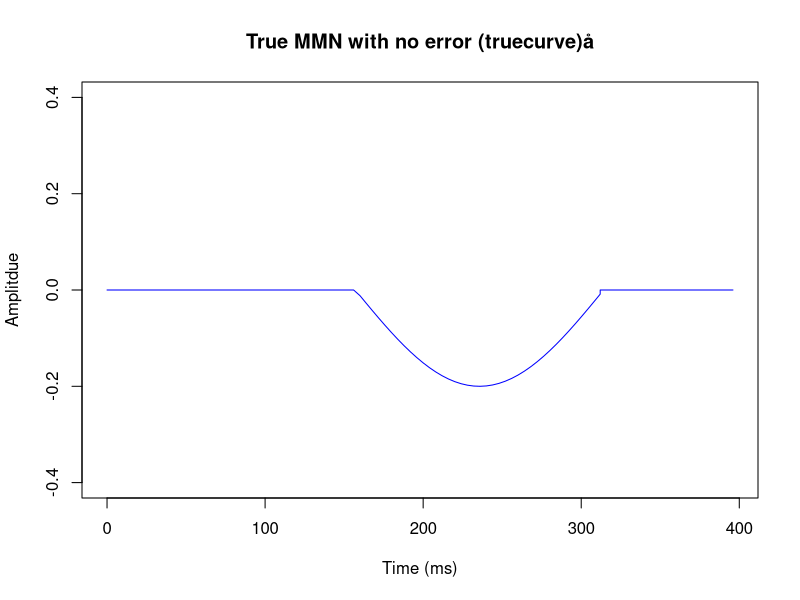
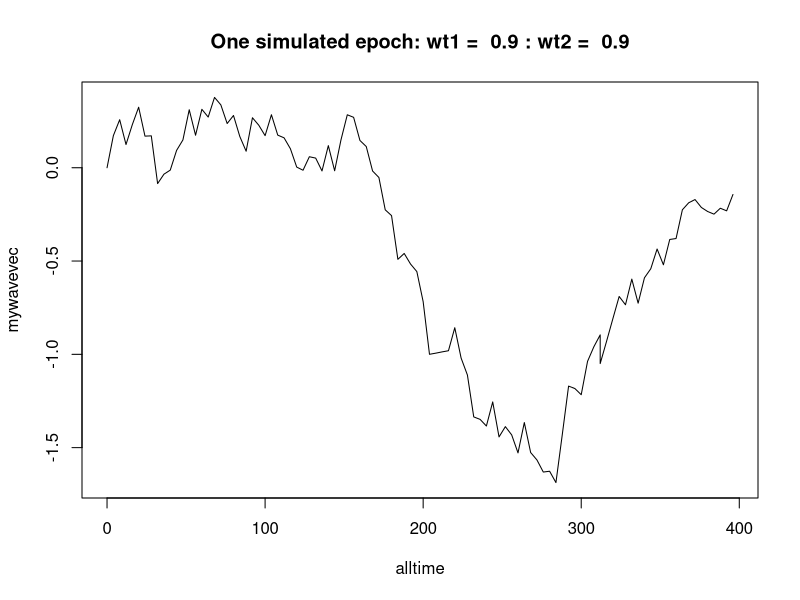
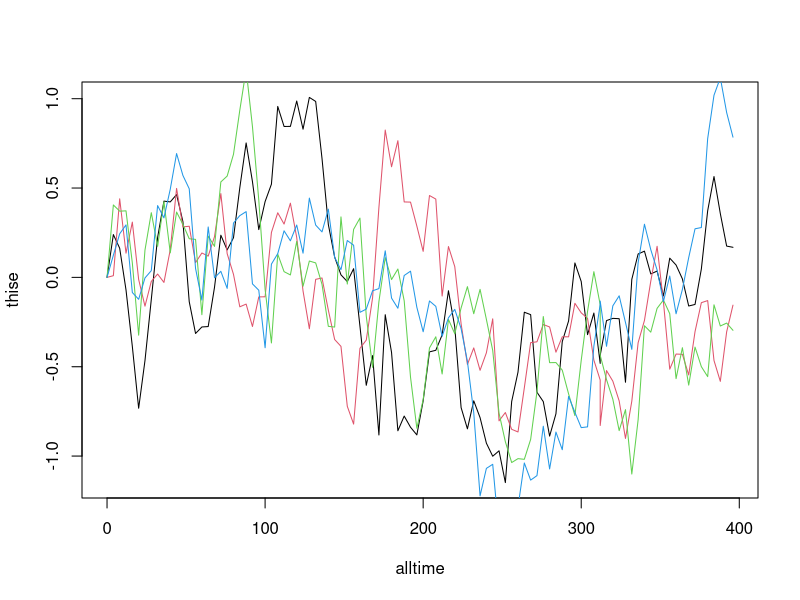
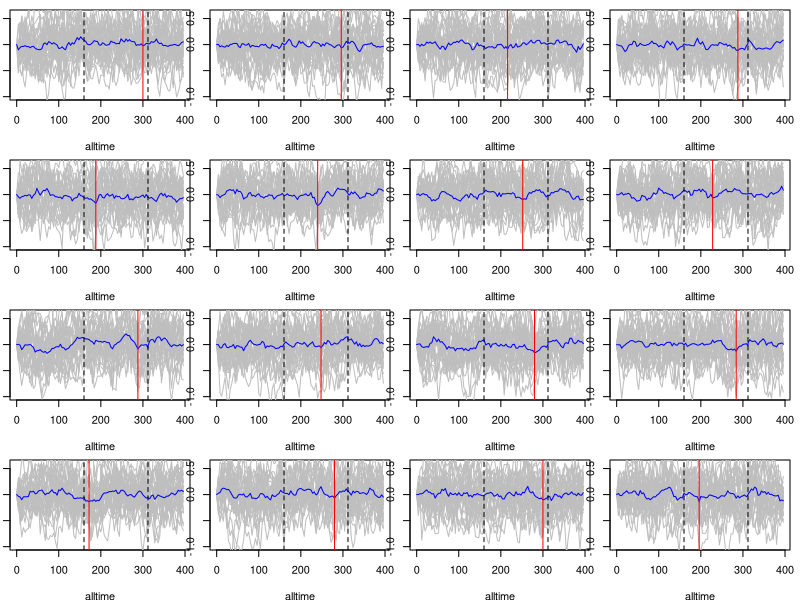
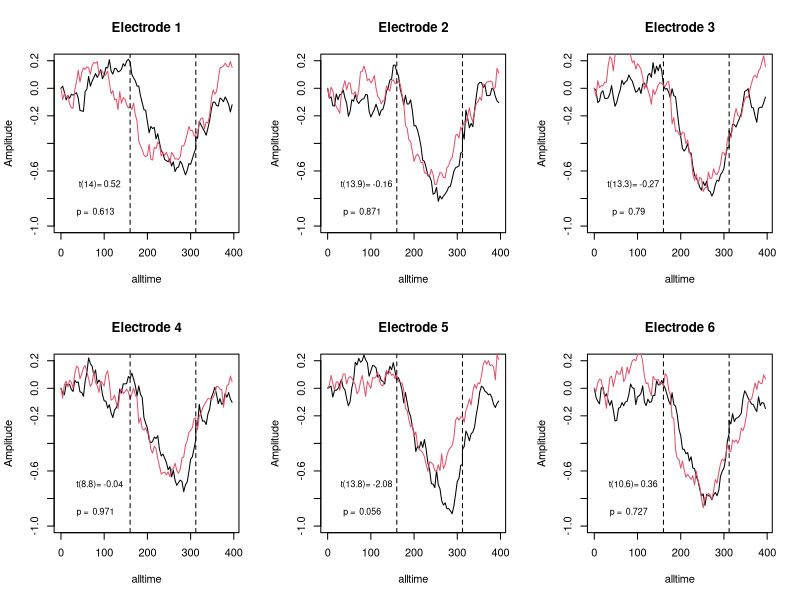

These figures' R source, in order:
## ---- chunk 1
knitr::opts_chunk$set(echo = TRUE)
require(MASS) #for generating multivariate random numbers with mvrnorm (demo 3)
require(lme4) #for computing repeated measures ANOVA (demo 3)
## ---- chunk 2
#Simplified waveform: baseline is flat, then downward blip then flat again
pngplot <- 0 #if you toggle this value to 1, graphs will be created as png rather than on screen

myt <- seq(0,400,4) #vector of times for the epoch; 0 to 400 in steps of 4 ms

phase1t <-c(0,160) #time range for phase 1 - flat signal
phase1r<-which(myt<phase1t[2]) #r gives range of indices of time vector for this phase
phase1v <-rep(0,length(phase1r)) #v gives amplitudes for true signal in this phase - all zero

phase2t <-c(161,316) #time range for phase with U function
w3<-max(which(myt<phase2t[1]))
w4<-max(which(myt<phase2t[2]))
phase2r <- w3:w4 #r gives range of indices of time vector for phase 2
phase2v <- sin(myt[phase2r]/50)/5 #amplitudes for phase 2: should be possible to do this in a 
#more elegant way: these values are just hand-crafted so that for these timings we get a nice U-function

phase3t <-c(316,400) #back to flat line after the U-function
w5<-max(which(myt<phase3t[1]))
w6<-max(which(myt<phase3t[2]))
phase3r <-w5:w6
phase3v <-rep(0,length(w5:w6))

#Now create x and y vectors for plotting
alltime <-myt[c(phase1r,phase2r,phase3r)]
truecurve <- c(phase1v,phase2v,phase3v)

if(pngplot==1){
  png("trueMMN.png",width = 4, height = 4, units = 'in', res = 300) 
}
plot(alltime,truecurve,type='n',ylim=c(-.4,.4),main='True MMN with no error (truecurve)å',
     ylab = 'Amplitdue',xlab='Time (ms)') #create frame to plot lines in 
lines(alltime,truecurve,col='blue') #add the lines

if(pngplot==1){
  dev.off() #turn off printing to png
}
## ---- chunk 3
mymakewave <- function(timepts,wt1,wt2,truecurve) {
  mywavevec<-rep(0,timepts) #start at zero
  for (j in 2:timepts){ 
    
    #work out next timepoint on basis of previous timepoint, randomness plus true curve
    mywavevec[j]<-wt1*mywavevec[j-1]+(1-wt1)*rnorm(1)+wt2*truecurve[j]
  }
  return(mywavevec)
}
## ---- chunk 4
wt1 <-.9 #specifies autocorrelation between pts - ie noisiness of waveform
wt2 <-.9 #specifies weighting for true effect - zero will give flat line
timepts <- length(alltime)
mywavevec <- mymakewave(timepts,wt1,wt2,truecurve)
plot(alltime,mywavevec,type='n', main=paste('One simulated epoch: wt1 = ',wt1,': wt2 = ',wt2))
lines(alltime,mywavevec)
## ---- chunk 5

nsub<-16 #can alter this number, but it needs to be an even number


ntrials <- 30  #N trials to simulate: results saved in myresults for each run

#Next we initialise a dataframe to hold the averaged ERP for each subject: each row is one timepoint, and there's a column for each subject
subresults<-data.frame(matrix(NA,nrow=length(alltime),ncol=nsub+1))
subresults[,1]<-alltime #column 1 has the time values

#Another dataframe is initialised to store the MMN values for each subject
#We will compare how results vary depending on how this is computed: whether peak or average
allmmn<-data.frame(matrix(NA,nrow=nsub,ncol=3))

png("subs.png",width = 4, height = 4, units = 'in', res = 300) 
#This plot too big for plot pane, so write to png: 4 x 4 grid of plots 
par(mfrow=c(4,4), mai = c(.5, 0.1, 0.1, 0.1)) #mai sets margns to avoid big white spaces between plots

for (k in 1:nsub){
  plot(alltime,truecurve,type='n',ylim=c(-1,.6)) #just creates empty plot: we will add lines later
  
  myresults <- data.frame(matrix(NA,nrow=timepts,ncol=ntrials))#temporary store: overwritten for each subject
  
  wt1 <- .8 #weight that determines correlation between adjacent timepoints
  wt2 <- 0 #we start by simulating case where there is no true signal
  
  for (i in 1:ntrials){
    myresults[,i] <- mymakewave(timepts,wt1,wt2,truecurve)
    lines(alltime,myresults[,i],col='grey') #plot waveform for this trial: these all superimposed
  }
  
  #Now compute average across all trials
  mmnphase<-phase2r
  mmnavg<-rowMeans(myresults[,1:ntrials])
  subresults[,(k+1)] <-mmnavg #store the average waveform for this subject; time in row, mean amplitude in columns
  lines(alltime,mmnavg,col='blue') #add the average to plot for this subject
  thismmn<- min(mmnavg[mmnphase]) #find minimum value within the time window for MMN
  w<-which(mmnavg==thismmn) #find the corresponding index for this value
  abline(v=alltime[w],col='red') #draw vertical red line to show the peak value
  abline(v=alltime[w3],lty=2) #draw vertical dotted lines to show the window
  abline(v=alltime[w4],lty=2)
  allmmn[k,1]<-alltime[w] #record peak latency in col1 of allmmn
  allmmn[k,2]<-thismmn #record peak value in col2 of allmmn
  allmmn[k,3]<-mean(mmnavg[w3:w4]) #record mean amplitude in MMN window in col3  of allmmn
}
colnames(allmmn)<-c('Latency','Peak','Meanamp')
dev.off() #stop writing plots to png
## ---- chunk 6
t.test(allmmn$Peak) #single sample t.test against mean of zero, peak amplitude
t.test(allmmn$Meanamp) #single sample t.test against mean of zero, mean amplitude

## ---- chunk 7
makemanywaves <- function(timepts,wt1,wt2,wt3,truecurve,nelec) {
  #wt3 is weight for additional random term: if this is low, then all waveforms will be similar
  mywavedf<-data.frame(matrix(0,nrow=timepts,ncol=nelec)) #initialise dataframe
  for (j in 2:timepts){ 
    electerm <-rnorm(1) #a random term for electrode: keep same for all electrodes for this subject
    #so we can generate correlated data
    for (e in 1:nelec){
      
      #work out next timepoint on basis of previous timepoint, randomness plus true curve
      mywavedf[j,e]<-wt1*mywavedf[j-1,e]+(1-wt1)*rnorm(1)+wt2*truecurve[j]+wt3*electerm
    }
  }
  return(mywavedf)
  
}

## ---- chunk 8

wt1 <- .8
wt2 <- .8
wt3 <- .1
nelec=4

mywavedf <- makemanywaves(timepts,wt1,wt2,wt3,truecurve,nelec)
thise<-mywavedf[,1]
plot(alltime,thise,type='n')
for (e in 1:nelec){
  thise<-mywavedf[,e]
  lines(alltime,thise,col=e)
}
## ---- chunk 9
#Specify the range of indices for group1 and group2, equal sized groups
subrange1<-1:(nsub/2)
subrange2<-(1+nsub/2):nsub

nelec=6

#Create a 3D array to hold data : time x subject x electrode
datamatrix <- array(0,dim=c(timepts,nsub,nelec))

#Populate the matrix - to simplify, rather than simulating individual trials and averaging, we will assume the simulated data is an averaged value. We'll specify a high value for wt1 and wt2, which will mean the waves include a true effect and are not so noisy.

wt1 <- .9 #term that influences noisiness of waveform
wt2 <- .4 #term that affects SNR - i.e. ability to detect true waveform influence
wt3 <- .1 #term that influences similarity between electrodes

for (k in 1:nsub){
  mywavedf <- makemanywaves(timepts,wt1,wt2,wt3,truecurve,nelec)
  datamatrix[,k,]<-as.matrix(mywavedf)
}
## ---- chunk 10
elecdf <- data.frame(matrix(0,nrow=nsub,ncol=nelec))
for (k in 1:nsub){
  for (e in 1:nelec){
    elecdf[k,e]<-mean(datamatrix[mmnphase,k,e])
  }
}

#now inspect waveforms for group1 and group2 for each electrode
png("elecplots.png", width = 6.5, height = 4, units = 'in', res = 300) #write plot to png file

par(mfrow=c(2,3)) #plots in a 2 x 3 grid
elecdf$group <-1
elecdf$group[subrange2]<-2

 for (e in 1:nelec){
   plot(alltime,rowMeans(datamatrix[,subrange1,e]),type='l',main=paste('Electrode',e),
        ylim=c(-1,.2),ylab='Amplitude')
   lines(alltime,rowMeans(datamatrix[,subrange2,e]),col=2)
    myt<- t.test(elecdf[,e]~elecdf$group)
   text(90,-.7,paste0('t(',round(myt$parameter,1),')= ',round(myt$statistic,2)),cex=.8)
   text(80,-.9,paste('p = ',round(myt$p.value,3)),cex=.8)
   abline(v=alltime[mmnphase[1]],lty=2)
   abline(v=alltime[max(mmnphase)],lty=2)
 }

dev.off()
